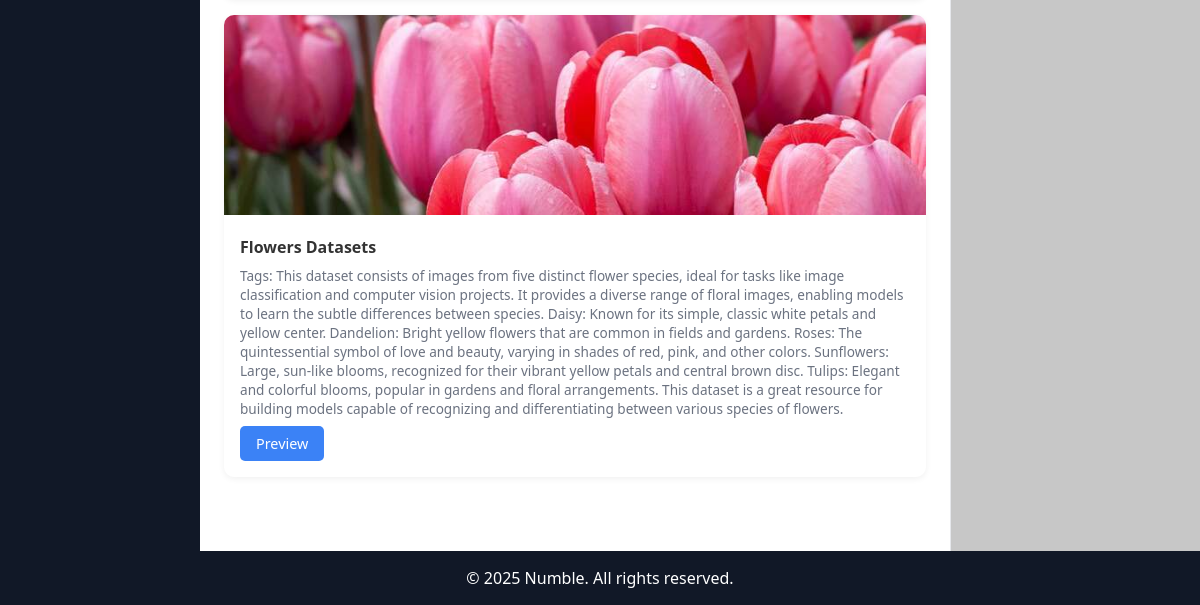
The app's page /browse/ (lower part), older data.
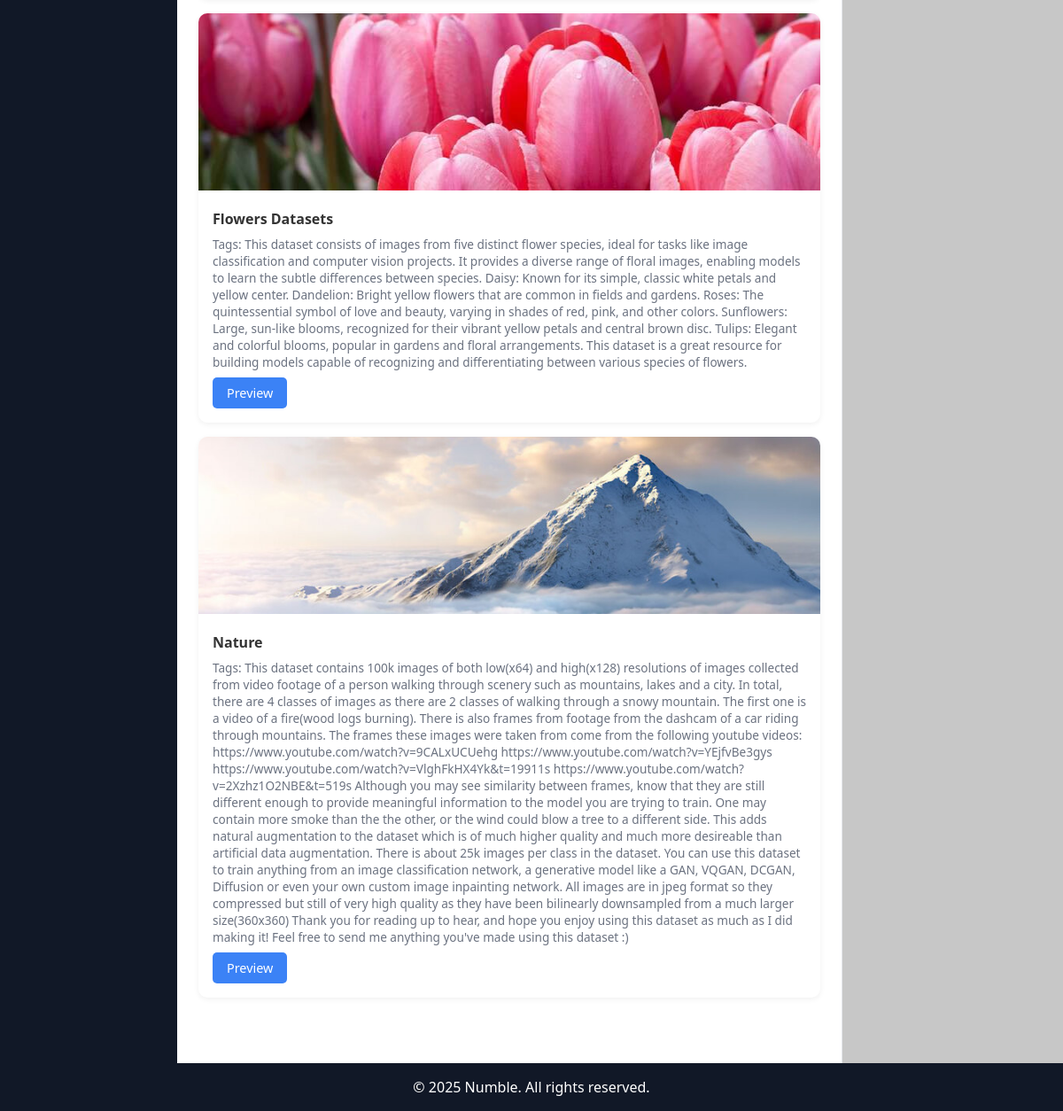
The same page, newer data.
### datasetmanager/models.py (models this page shows, shortened)
class Datasetmanager(models.Model):
    name = models.CharField(max_length=100)
    description = models.TextField()
    file = models.FileField(upload_to='datasets/', default="")  # Supports image, video, or zipped datasets
    created_at = models.DateTimeField(auto_now_add=True)
    updated_at = models.DateTimeField(auto_now=True)
    category = models.CharField(max_length=50, choices=[
        ('image', 'Image'),
        ('video', 'Video'),
    ])

### datasetmanager/views.py (the view)
# urls.py: path("browse/", browse, name="browse"),
def browse(request):
    query = request.GET.get('q')  # Get the search query from the URL
    if query:
        datasetList = Datasetmanager.objects.filter(name__icontains=query)  # Filter datasets by name
    else:
        datasetList = Datasetmanager.objects.all()  # Show all datasets if no query
    return render(request, "browse.html", {"datasetList": datasetList})

### templates/browse.html (shortened to what this page needs)
<!DOCTYPE html>
<html lang="en">
<head>
</head>
<body>
  <div class="layout">
    <aside class="sidebar">
    </aside>
    <main class="main-content">
      <div class="dataset-grid">
        {% for dataset in datasetList %}
          <div class="file-card">
            <img src="{{ dataset.file.url }}" alt="{{ dataset.name }}" />
            <div class="file-info">
              <h4>{{ dataset.name }}</h4>
              <p>Tags: {{ dataset.description }}</p>
              <div class="file-actions">
                <div class="buttons">
                  <a href="{% url 'datasetDetails' dataset.id %}" class="btn-preview">Preview</a>
                </div>
              </div>
            </div>
          </div>
        {% empty %}
          <p>No datasets found matching your search.</p>
        {% endfor %}
      </div>
    </main>
    <aside class="right-sidebar">
    </aside>
  </div>
  <footer class="footer">
    <p>© 2025 Numble. All rights reserved.</p>
  </footer>
</body>
</html>

Row changes from the older to the newer data that the page shows:
added Datasetmanager: file (picture), name "Nature", description "This dataset contains 100k images of both low(x64) and high(x128) resolutions of images collected from video footage of a person walking through scenery such as mountains, lakes and a city. In total, there are 4 classes of images as there are 2 classes of walking through a snowy mountain. The first one is a video of a fire(wood logs burning). There is also frames from footage from the dashcam of a car riding through mountains. The frames these images were taken from come from the following youtube videos: https://www.youtube.com/watch?v=9CALxUCUehg https://www.youtube.com/watch?v=YEjfvBe3gys https://www.youtube.com/watch?v=VlghFkHX4Yk&t=19911s…"
